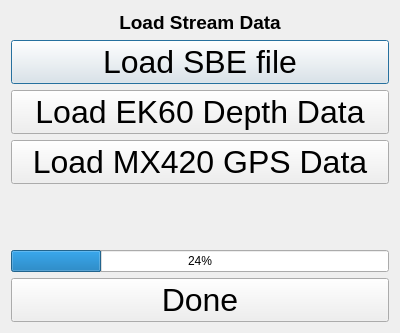
<?xml version="1.0" encoding="UTF-8"?>
<ui version="4.0">
 <class>streamloaddlg</class>
 <widget class="QDialog" name="streamloaddlg">
  <property name="geometry">
   <rect>
    <x>0</x>
    <y>0</y>
    <width>400</width>
    <height>333</height>
   </rect>
  </property>
  <property name="windowTitle">
   <string>CLAMS Utilities</string>
  </property>
  <layout class="QVBoxLayout" name="verticalLayout">
   <item>
    <widget class="QLabel" name="label">
     <property name="font">
      <font>
       <pointsize>14</pointsize>
       <weight>75</weight>
       <bold>true</bold>
      </font>
     </property>
     <property name="text">
      <string>Load Stream Data</string>
     </property>
     <property name="alignment">
      <set>Qt::AlignCenter</set>
     </property>
    </widget>
   </item>
   <item>
    <widget class="QPushButton" name="loadSBEBtn">
     <property name="font">
      <font>
       <pointsize>24</pointsize>
      </font>
     </property>
     <property name="text">
      <string>Load SBE file</string>
     </property>
    </widget>
   </item>
   <item>
    <widget class="QPushButton" name="depthBtn">
     <property name="font">
      <font>
       <pointsize>24</pointsize>
      </font>
     </property>
     <property name="text">
      <string>Load EK60 Depth Data</string>
     </property>
    </widget>
   </item>
   <item>
    <widget class="QPushButton" name="GPSBtn">
     <property name="font">
      <font>
       <pointsize>24</pointsize>
      </font>
     </property>
     <property name="text">
      <string>Load MX420 GPS Data</string>
     </property>
    </widget>
   </item>
   <item>
    <spacer name="verticalSpacer">
     <property name="orientation">
      <enum>Qt::Vertical</enum>
     </property>
     <property name="sizeHint" stdset="0">
      <size>
       <width>20</width>
       <height>40</height>
      </size>
     </property>
    </spacer>
   </item>
   <item>
    <widget class="QProgressBar" name="progressBar">
     <property name="value">
      <number>24</number>
     </property>
    </widget>
   </item>
   <item>
    <widget class="QPushButton" name="doneBtn">
     <property name="font">
      <font>
       <pointsize>24</pointsize>
      </font>
     </property>
     <property name="text">
      <string>Done</string>
     </property>
    </widget>
   </item>
  </layout>
 </widget>
 <resources/>
 <connections/>
</ui>
